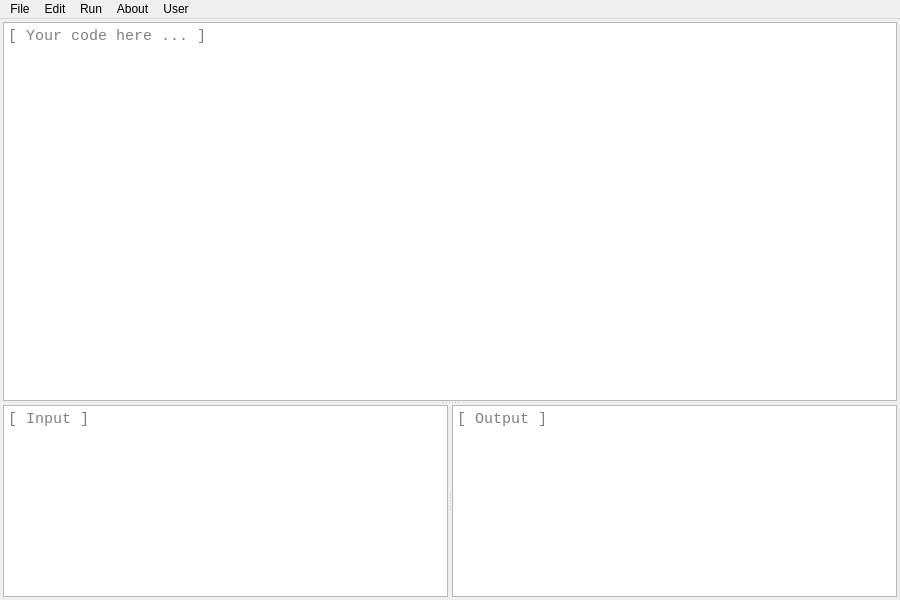
<?xml version="1.0" encoding="UTF-8"?>
<ui version="4.0">
 <class>MainWindow</class>
 <widget class="QMainWindow" name="MainWindow">
  <property name="geometry">
   <rect>
    <x>0</x>
    <y>0</y>
    <width>900</width>
    <height>600</height>
   </rect>
  </property>
  <property name="windowTitle">
   <string>MainWindow</string>
  </property>
  <widget class="QWidget" name="centralWidget">
   <layout class="QGridLayout" name="gridLayout_2">
    <property name="leftMargin">
     <number>3</number>
    </property>
    <property name="topMargin">
     <number>3</number>
    </property>
    <property name="rightMargin">
     <number>3</number>
    </property>
    <property name="bottomMargin">
     <number>3</number>
    </property>
    <item row="0" column="0">
     <widget class="QSplitter" name="splitter_2">
      <property name="sizePolicy">
       <sizepolicy hsizetype="Expanding" vsizetype="Expanding">
        <horstretch>0</horstretch>
        <verstretch>0</verstretch>
       </sizepolicy>
      </property>
      <property name="orientation">
       <enum>Qt::Vertical</enum>
      </property>
      <widget class="QPlainTextEdit" name="editCode">
       <property name="sizePolicy">
        <sizepolicy hsizetype="Expanding" vsizetype="Expanding">
         <horstretch>0</horstretch>
         <verstretch>1</verstretch>
        </sizepolicy>
       </property>
       <property name="font">
        <font>
         <family>Consolas</family>
         <pointsize>11</pointsize>
        </font>
       </property>
       <property name="placeholderText">
        <string>[ Your code here ... ]</string>
       </property>
      </widget>
      <widget class="QSplitter" name="splitter">
       <property name="sizePolicy">
        <sizepolicy hsizetype="Expanding" vsizetype="Expanding">
         <horstretch>0</horstretch>
         <verstretch>0</verstretch>
        </sizepolicy>
       </property>
       <property name="orientation">
        <enum>Qt::Horizontal</enum>
       </property>
       <widget class="QPlainTextEdit" name="editInput">
        <property name="font">
         <font>
          <family>Consolas</family>
          <pointsize>11</pointsize>
         </font>
        </property>
        <property name="placeholderText">
         <string>[ Input ]</string>
        </property>
       </widget>
       <widget class="QTextEdit" name="editOutput">
        <property name="font">
         <font>
          <family>Consolas</family>
          <pointsize>11</pointsize>
         </font>
        </property>
        <property name="readOnly">
         <bool>true</bool>
        </property>
        <property name="html">
         <string>&lt;!DOCTYPE HTML PUBLIC &quot;-//W3C//DTD HTML 4.0//EN&quot; &quot;http://www.w3.org/TR/REC-html40/strict.dtd&quot;&gt;
&lt;html&gt;&lt;head&gt;&lt;meta name=&quot;qrichtext&quot; content=&quot;1&quot; /&gt;&lt;style type=&quot;text/css&quot;&gt;
p, li { white-space: pre-wrap; }
&lt;/style&gt;&lt;/head&gt;&lt;body style=&quot; font-family:'Consolas'; font-size:11pt; font-weight:400; font-style:normal;&quot;&gt;
&lt;p style=&quot;-qt-paragraph-type:empty; margin-top:0px; margin-bottom:0px; margin-left:0px; margin-right:0px; -qt-block-indent:0; text-indent:0px;&quot;&gt;&lt;br /&gt;&lt;/p&gt;&lt;/body&gt;&lt;/html&gt;</string>
        </property>
        <property name="placeholderText">
         <string>[ Output ]</string>
        </property>
       </widget>
      </widget>
     </widget>
    </item>
   </layout>
  </widget>
  <widget class="QMenuBar" name="menuBar">
   <property name="geometry">
    <rect>
     <x>0</x>
     <y>0</y>
     <width>900</width>
     <height>23</height>
    </rect>
   </property>
   <widget class="QMenu" name="menuFile">
    <property name="title">
     <string>File</string>
    </property>
    <addaction name="actionNew"/>
    <addaction name="actionOpen"/>
    <addaction name="actionSave"/>
    <addaction name="actionSave_as"/>
    <addaction name="separator"/>
    <addaction name="actionExit"/>
   </widget>
   <widget class="QMenu" name="menuEdit">
    <property name="title">
     <string>Edit</string>
    </property>
    <addaction name="actionUndo"/>
    <addaction name="actionRedo"/>
    <addaction name="separator"/>
    <addaction name="actionCut"/>
    <addaction name="actionCopy"/>
    <addaction name="actionPaste"/>
   </widget>
   <widget class="QMenu" name="menuRun">
    <property name="title">
     <string>Run</string>
    </property>
    <addaction name="actionExecute"/>
   </widget>
   <widget class="QMenu" name="menuAbout">
    <property name="title">
     <string>About</string>
    </property>
    <addaction name="actionAbout"/>
   </widget>
   <widget class="QMenu" name="menuUser">
    <property name="title">
     <string>User</string>
    </property>
    <addaction name="actionLogout"/>
   </widget>
   <addaction name="menuFile"/>
   <addaction name="menuEdit"/>
   <addaction name="menuRun"/>
   <addaction name="menuAbout"/>
   <addaction name="menuUser"/>
  </widget>
  <action name="actionNew">
   <property name="text">
    <string>New</string>
   </property>
   <property name="shortcut">
    <string>Ctrl+N</string>
   </property>
  </action>
  <action name="actionOpen">
   <property name="text">
    <string>Open</string>
   </property>
   <property name="shortcut">
    <string>Ctrl+O</string>
   </property>
  </action>
  <action name="actionSave">
   <property name="text">
    <string>Save</string>
   </property>
   <property name="shortcut">
    <string>Ctrl+S</string>
   </property>
  </action>
  <action name="actionSave_as">
   <property name="text">
    <string>Save as ...</string>
   </property>
   <property name="shortcut">
    <string>Ctrl+Shift+S</string>
   </property>
  </action>
  <action name="actionExit">
   <property name="text">
    <string>Exit</string>
   </property>
  </action>
  <action name="actionUndo">
   <property name="text">
    <string>Undo</string>
   </property>
   <property name="shortcut">
    <string>Ctrl+Z</string>
   </property>
  </action>
  <action name="actionRedo">
   <property name="text">
    <string>Redo</string>
   </property>
   <property name="shortcut">
    <string>Ctrl+Y</string>
   </property>
  </action>
  <action name="actionCut">
   <property name="text">
    <string>Cut</string>
   </property>
   <property name="shortcut">
    <string>Ctrl+X</string>
   </property>
  </action>
  <action name="actionCopy">
   <property name="text">
    <string>Copy</string>
   </property>
   <property name="shortcut">
    <string>Ctrl+C</string>
   </property>
  </action>
  <action name="actionPaste">
   <property name="text">
    <string>Paste</string>
   </property>
   <property name="shortcut">
    <string>Ctrl+V</string>
   </property>
  </action>
  <action name="actionExecute">
   <property name="text">
    <string>Execute</string>
   </property>
   <property name="shortcut">
    <string>Ctrl+R</string>
   </property>
  </action>
  <action name="actionAbout">
   <property name="text">
    <string>About</string>
   </property>
  </action>
  <action name="actionLogout">
   <property name="text">
    <string>Logout</string>
   </property>
  </action>
 </widget>
 <layoutdefault spacing="6" margin="11"/>
 <resources/>
 <connections/>
</ui>
